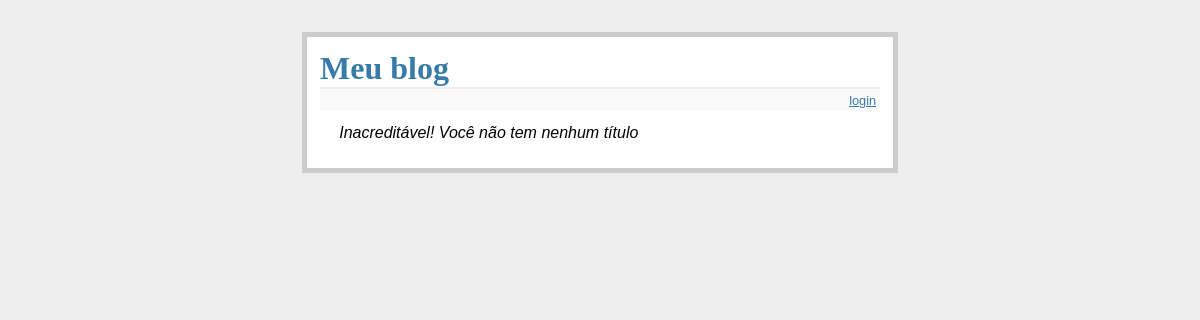
/entradas, run on an earlier commit of the app's database.
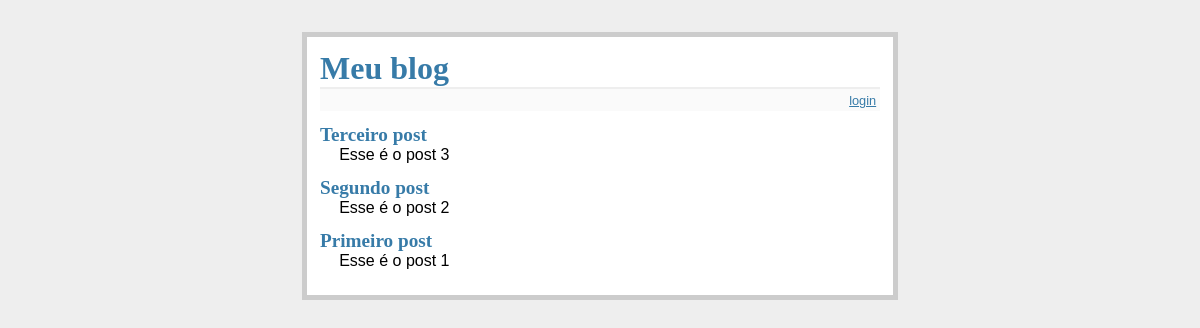
And on a later commit of the database.
### tables this page shows
CREATE TABLE entradas(
    id integer primary key autoincrement,
    titulo string not null,
    texto string not null
);

### app.py (the view)
@app.route('/')
@app.route('/entradas')
def exibir_entradas():
    sql = "select titulo, texto from entradas order by id desc"
    cur = g.bd.execute(sql)
    entradas = []
    for titulo, texto in cur.fetchall():
        entradas.append({'titulo': titulo, 'texto': texto})
    return render_template('exibir_entradas.html', entradas=entradas)

### app.py (called while the page is built)
def conectar_bd():
    return sqlite3.connect(app.config['DATABASE'])

@app.before_request
def antes_requisicao():
    g.bd = conectar_bd()

@app.teardown_request
def depois_requisicao(exc):
    g.bd.close()

### templates/exibir_entradas.html (shortened to what this page needs)
{% extends 'layout.html' %}
  {% block corpo %}
    <ul class="entradas">
      {% for entrada in entradas %}
        <li>
          <h2>{{ entrada.titulo }}</h2>
          {{entrada.texto}}
        </li>
      {% else %}
        <li><em>Inacreditável! Você não tem nenhum título</em></li>
      {% endfor %}
    </ul>
  {% endblock %}

### templates/layout.html (shortened to what this page needs)
<!DOCTYPE HTML5>
<html>
  <head>
    <link
      rel="stylesheet"
      href="{{url_for('static', filename='estilo.css')}}"
    />
  </head>
  <body>
    <div class="pagina">
      <h1>Meu blog</h1>
      <div class="metanav">
        {% if not session.logado %}
        <a href="{{url_for('login')}}">login</a>
        {% else %}
        <a href="{{url_for('logout')}}">logout</a>
        {% endif %}
      </div>
      {% block corpo %}{% endblock %}
    </div>
  </body>
</html>

### static/estilo.css (style rules this page uses)
body { font-family: sans-serif; background: #eee; }
a, h1, h2 { color: #377BA8; }
h1, h2 { font-family: 'Georgia', serif; margin: 0; }
h1 { border-bottom: 2px solid #eee; }
h2 { font-size: 1.2em; }
.pagina { margin: 2em auto; width: 35em; border: 5px solid #ccc; padding: 0.8em; background: white; }
.entradas { list-style: none; margin: 0; padding: 0; }
.entradas li { margin: 0.8em 1.2em; }
.entradas li h2 { margin-left: -1em; }
.metanav { text-align: right; font-size: 0.8em; padding: 0.3em; margin-bottom: 1em; background: #fafafa; }

What changed in the data, as far as the page shows it:
added entradas: titulo "Terceiro post", texto "Esse é o post 3"
added entradas: titulo "Segundo post", texto "Esse é o post 2"
added entradas: titulo "Primeiro post", texto "Esse é o post 1"
Also different on the page:
text no longer shown: "Inacreditável! Você não tem nenhum título"
